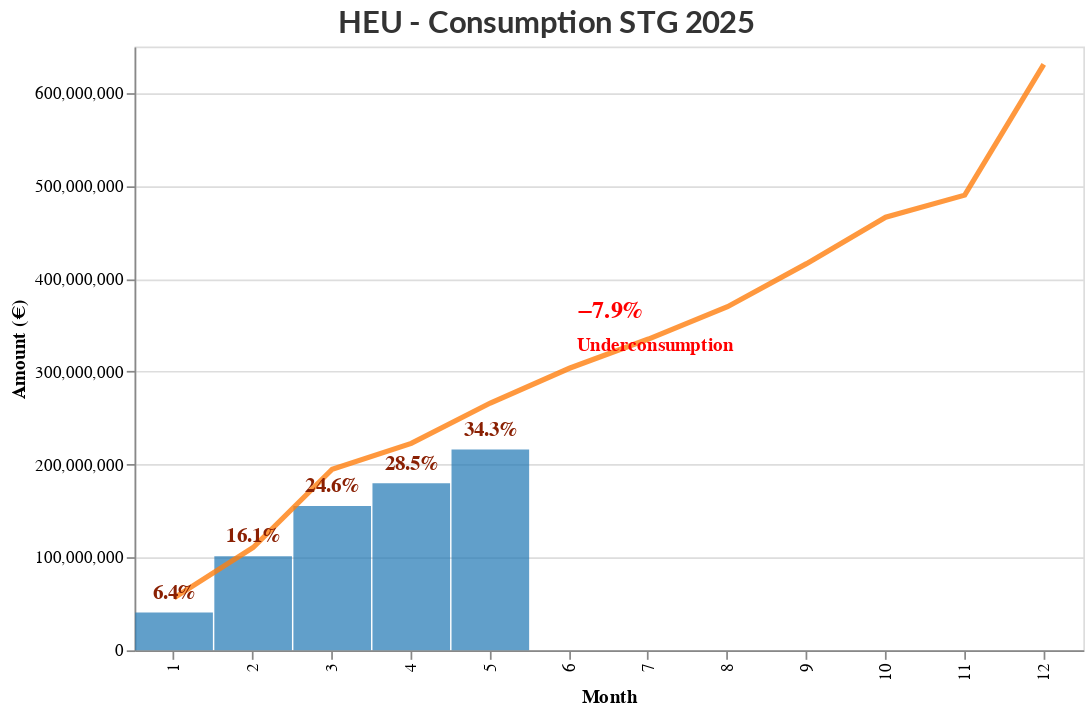

Notebook source saved alongside this figure:
### Code cell
# 1. DISPLAY INDIVIDUAL CHARTS
print("=== DISPLAYING CHARTS ===")

# HEU STG Chart (no budget)
print("HEU STG Chart:")
results['HEU']['STG']['chart']

### Figure 1 — Vega-Lite specification as saved in the notebook (floating-point values rounded to 4 significant figures)
{"config": {"view": {"continuousHeight": 350, "continuousWidth": 550}, "range": {"category": {"scheme": ["#1f77b4", "#ff7f0e", "#2ca02c", "#d62728", "#9467bd"]}}, "title": {"fontSize": 18, "font": "Lato", "anchor": "center", "color": "#333333", "fontWeight": "bold"}}, "layer": [{"data": {"name": "data-90360e1d7c467335b51539de045be71b"}, "mark": {"type": "bar", "color": "#1f77b4", "opacity": 0.7, "size": 45}, "encoding": {"x": {"field": "Month", "title": "Month", "type": "ordinal"}, "y": {"field": "Paid_Cumulative", "scale": {"zero": true}, "title": "Amount (€)", "type": "quantitative"}}, "height": 350, "title": "HEU - Consumption STG 2025", "width": 550}, {"data": {"name": "data-090fb7baf515194ff801c1a4c604ff79"}, "mark": {"type": "line", "color": "#ff7f0e", "opacity": 0.8, "strokeWidth": 3}, "encoding": {"x": {"field": "Month", "type": "ordinal"}, "y": {"field": "Forecast_Cumulative", "type": "quantitative"}}}, {"data": {"name": "data-90360e1d7c467335b51539de045be71b"}, "mark": {"type": "text", "align": "center", "baseline": "bottom", "color": "#8a2003", "dx": 0, "dy": -5, "fontSize": 12, "fontWeight": "bold"}, "encoding": {"text": {"field": "Consumption_Pct", "format": ".1%", "type": "quantitative"}, "x": {"field": "Month", "title": "Month", "type": "ordinal"}, "y": {"field": "Paid_Cumulative", "scale": {"zero": true}, "title": "Amount (€)", "type": "quantitative"}}, "height": 350, "title": "HEU - Consumption STG 2025", "width": 550}, {"data": {"name": "data-0ffcd99352e8a493044715b20e53ee77"}, "mark": {"type": "text", "align": "left", "color": "red", "dx": 50, "dy": -80, "fontSize": 14, "fontWeight": "bold"}, "encoding": {"text": {"field": "Deviation_Pct", "format": ".1%", "type": "quantitative"}, "x": {"field": "Month", "type": "ordinal"}, "y": {"field": "Paid_Cumulative", "type": "quantitative"}}}, {"data": {"name": "data-0ffcd99352e8a493044715b20e53ee77"}, "mark": {"type": "text", "align": "left", "color": "red", "dx": 50, "dy": -60, "fontSize": 11, "fontWeight": "bold"}, "encoding": {"text": {"field": "Comment", "type": "nominal"}, "x": {"field": "Month", "type": "ordinal"}, "y": {"field": "Paid_Cumulative", "type": "quantitative"}}}], "$schema": "https://vega.github.io/schema/vega-lite/v4.17.0.json", "datasets": {"data-90360e1d7c467335b51539de045be71b": [{"Month": 1, "Paid": 40630000.0, "v_1_Program": "HEU", "Year": 2025.0, "Forecast": 56530000.0, "Paid_Cumulative": 40630000.0, "Forecast_Cumulative": 56530000.0, "Has_Budget": false, "Appropriations": null, "Consumption_Pct": 0.0644, "Forecast_Pct": 0.08961, "Deviation_Pct": -0.02521, "Deviation_Amount": -15900000.0, "Deviation_vs_Budget_Pct": null}, {"Month": 2, "Paid": 60670000.0, "v_1_Program": "HEU", "Year": 2025.0, "Forecast": 54170000.0, "Paid_Cumulative": 101300000.0, "Forecast_Cumulative": 110700000.0, "Has_Budget": false, "Appropriations": null, "Consumption_Pct": 0.1606, "Forecast_Pct": 0.1755, "Deviation_Pct": -0.01491, "Deviation_Amount": -9403000.0, "Deviation_vs_Budget_Pct": null}, {"Month": 3, "Paid": 54110000.0, "v_1_Program": "HEU", "Year": 2025.0, "Forecast": 84290000.0, "Paid_Cumulative": 155400000.0, "Forecast_Cumulative": 195000000.0, "Has_Budget": false, "Appropriations": null, "Consumption_Pct": 0.2463, "Forecast_Pct": 0.3091, "Deviation_Pct": -0.06275, "Deviation_Amount": -39580000.0, "Deviation_vs_Budget_Pct": null}, {"Month": 4, "Paid": 24400000.0, "v_1_Program": "HEU", "Year": 2025.0, "Forecast": 27760000.0, "Paid_Cumulative": 179800000.0, "Forecast_Cumulative": 222700000.0, "Has_Budget": false, "Appropriations": null, "Consumption_Pct": 0.285, "Forecast_Pct": 0.3531, "Deviation_Pct": -0.06808, "Deviation_Amount": -42950000.0, "Deviation_vs_Budget_Pct": null}, {"Month": 5, "Paid": 36460000.0, "v_1_Program": "HEU", "Year": 2025.0, "Forecast": 43490000.0, "Paid_Cumulative": 216300000.0, "Forecast_Cumulative": 266200000.0, "Has_Budget": false, "Appropriations": null, "Consumption_Pct": 0.3428, "Forecast_Pct": 0.422, "Deviation_Pct": -0.07923, "Deviation_Amount": -49980000.0, "Deviation_vs_Budget_Pct": null}], "data-090fb7baf515194ff801c1a4c604ff79": [{"Month": 1, "Paid": 40630000.0, "v_1_Program": "HEU", "Year": 2025.0, "Forecast": 56530000.0, "Paid_Cumulative": 40630000.0, "Forecast_Cumulative": 56530000.0, "Has_Budget": false, "Appropriations": null, "Consumption_Pct": 0.0644, "Forecast_Pct": 0.08961, "Deviation_Pct": -0.02521, "Deviation_Amount": -15900000.0, "Deviation_vs_Budget_Pct": null}, {"Month": 2, "Paid": 60670000.0, "v_1_Program": "HEU", "Year": 2025.0, "Forecast": 54170000.0, "Paid_Cumulative": 101300000.0, "Forecast_Cumulative": 110700000.0, "Has_Budget": false, "Appropriations": null, "Consumption_Pct": 0.1606, "Forecast_Pct": 0.1755, "Deviation_Pct": -0.01491, "Deviation_Amount": -9403000.0, "Deviation_vs_Budget_Pct": null}, {"Month": 3, "Paid": 54110000.0, "v_1_Program": "HEU", "Year": 2025.0, "Forecast": 84290000.0, "Paid_Cumulative": 155400000.0, "Forecast_Cumulative": 195000000.0, "Has_Budget": false, "Appropriations": null, "Consumption_Pct": 0.2463, "Forecast_Pct": 0.3091, "Deviation_Pct": -0.06275, "Deviation_Amount": -39580000.0, "Deviation_vs_Budget_Pct": null}, {"Month": 4, "Paid": 24400000.0, "v_1_Program": "HEU", "Year": 2025.0, "Forecast": 27760000.0, "Paid_Cumulative": 179800000.0, "Forecast_Cumulative": 222700000.0, "Has_Budget": false, "Appropriations": null, "Consumption_Pct": 0.285, "Forecast_Pct": 0.3531, "Deviation_Pct": -0.06808, "Deviation_Amount": -42950000.0, "Deviation_vs_Budget_Pct": null}, {"Month": 5, "Paid": 36460000.0, "v_1_Program": "HEU", "Year": 2025.0, "Forecast": 43490000.0, "Paid_Cumulative": 216300000.0, "Forecast_Cumulative": 266200000.0, "Has_Budget": false, "Appropriations": null, "Consumption_Pct": 0.3428, "Forecast_Pct": 0.422, "Deviation_Pct": -0.07923, "Deviation_Amount": -49980000.0, "Deviation_vs_Budget_Pct": null}, {"Month": 6, "Paid": 1666000.0, "v_1_Program": "HEU", "Year": 2025.0, "Forecast": 37430000.0, "Paid_Cumulative": 217900000.0, "Forecast_Cumulative": 303700000.0, "Has_Budget": false, "Appropriations": null, "Consumption_Pct": 0.3454, "Forecast_Pct": 0.4814, "Deviation_Pct": -0.1359, "Deviation_Amount": -85750000.0, "Deviation_vs_Budget_Pct": null}, {"Month": 7, "Paid": 0.0, "v_1_Program": "HEU", "Year": 0.0, "Forecast": 31470000.0, "Paid_Cumulative": 217900000.0, "Forecast_Cumulative": 335100000.0, "Has_Budget": false, "Appropriations": null, "Consumption_Pct": 0.3454, "Forecast_Pct": 0.5313, "Deviation_Pct": -0.1858, "Deviation_Amount": -117200000.0, "Deviation_vs_Budget_Pct": null}, {"Month": 8, "Paid": 0.0, "v_1_Program": "HEU", "Year": 0.0, "Forecast": 34750000.0, "Paid_Cumulative": 217900000.0, "Forecast_Cumulative": 369900000.0, "Has_Budget": false, "Appropriations": null, "Consumption_Pct": 0.3454, "Forecast_Pct": 0.5863, "Deviation_Pct": -0.2409, "Deviation_Amount": -152000000.0, "Deviation_vs_Budget_Pct": null}, {"Month": 9, "Paid": 0.0, "v_1_Program": "HEU", "Year": 0.0, "Forecast": 46420000.0, "Paid_Cumulative": 217900000.0, "Forecast_Cumulative": 416300000.0, "Has_Budget": false, "Appropriations": null, "Consumption_Pct": 0.3454, "Forecast_Pct": 0.6599, "Deviation_Pct": -0.3145, "Deviation_Amount": -198400000.0, "Deviation_vs_Budget_Pct": null}, {"Month": 10, "Paid": 0.0, "v_1_Program": "HEU", "Year": 0.0, "Forecast": 50040000.0, "Paid_Cumulative": 217900000.0, "Forecast_Cumulative": 466300000.0, "Has_Budget": false, "Appropriations": null, "Consumption_Pct": 0.3454, "Forecast_Pct": 0.7392, "Deviation_Pct": -0.3938, "Deviation_Amount": -248400000.0, "Deviation_vs_Budget_Pct": null}, {"Month": 11, "Paid": 0.0, "v_1_Program": "HEU", "Year": 0.0, "Forecast": 23720000.0, "Paid_Cumulative": 217900000.0, "Forecast_Cumulative": 490100000.0, "Has_Budget": false, "Appropriations": null, "Consumption_Pct": 0.3454, "Forecast_Pct": 0.7768, "Deviation_Pct": -0.4314, "Deviation_Amount": -272100000.0, "Deviation_vs_Budget_Pct": null}, {"Month": 12, "Paid": 0.0, "v_1_Program": "HEU", "Year": 0.0, "Forecast": 140800000.0, "Paid_Cumulative": 217900000.0, "Forecast_Cumulative": 630800000.0, "Has_Budget": false, "Appropriations": null, "Consumption_Pct": 0.3454, "Forecast_Pct": 1.0, "Deviation_Pct": -0.6546, "Deviation_Amount": -412900000.0, "Deviation_vs_Budget_Pct": null}], "data-0ffcd99352e8a493044715b20e53ee77": [{"Month": 5, "Paid_Cumulative": 216300000.0, "Deviation_Pct": -0.07923, "Comment": "Underconsumption", "Arrow": "↓"}]}}
